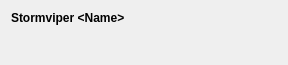
<?xml version="1.0" encoding="UTF-8"?>
<ui version="4.0">
 <class>configitem</class>
 <widget class="QWidget" name="configitem">
  <property name="geometry">
   <rect>
    <x>0</x>
    <y>0</y>
    <width>288</width>
    <height>65</height>
   </rect>
  </property>
  <property name="windowTitle">
   <string>Form</string>
  </property>
  <layout class="QVBoxLayout" name="verticalLayout_2">
   <item>
    <layout class="QVBoxLayout" name="verticalLayout">
     <property name="spacing">
      <number>3</number>
     </property>
     <item>
      <widget class="QLabel" name="title">
       <property name="styleSheet">
        <string notr="true">*{
	font-weight: 600;
}</string>
       </property>
       <property name="text">
        <string>&lt;html&gt;&lt;head/&gt;&lt;body&gt;&lt;p&gt;Stormviper &amp;lt;Name&amp;gt; &lt;/p&gt;&lt;/body&gt;&lt;/html&gt;</string>
       </property>
      </widget>
     </item>
     <item>
      <widget class="QLabel" name="desc">
       <property name="text">
        <string>&lt;Desc&gt;</string>
       </property>
      </widget>
     </item>
     <item>
      <spacer name="verticalSpacer">
       <property name="orientation">
        <enum>Qt::Vertical</enum>
       </property>
       <property name="sizeHint" stdset="0">
        <size>
         <width>20</width>
         <height>40</height>
        </size>
       </property>
      </spacer>
     </item>
    </layout>
   </item>
  </layout>
 </widget>
 <resources/>
 <connections/>
</ui>
